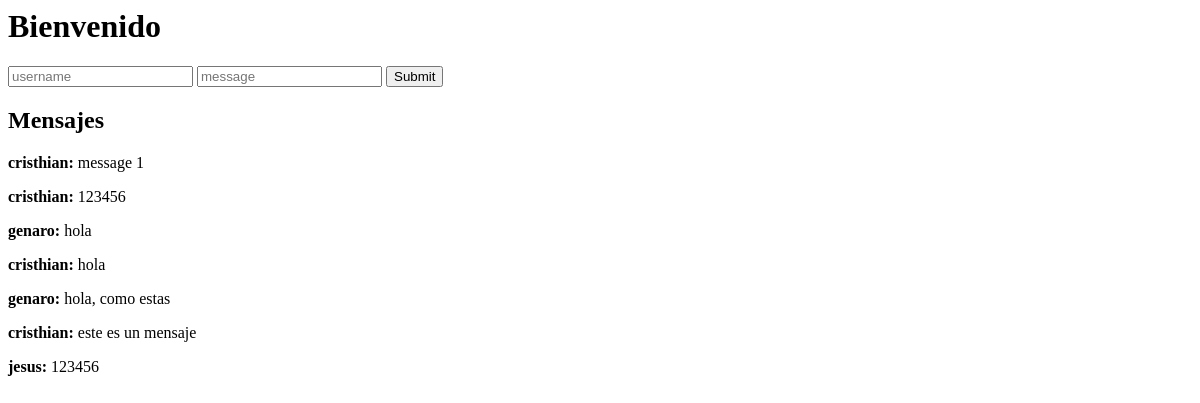
Before: / with the older database file.
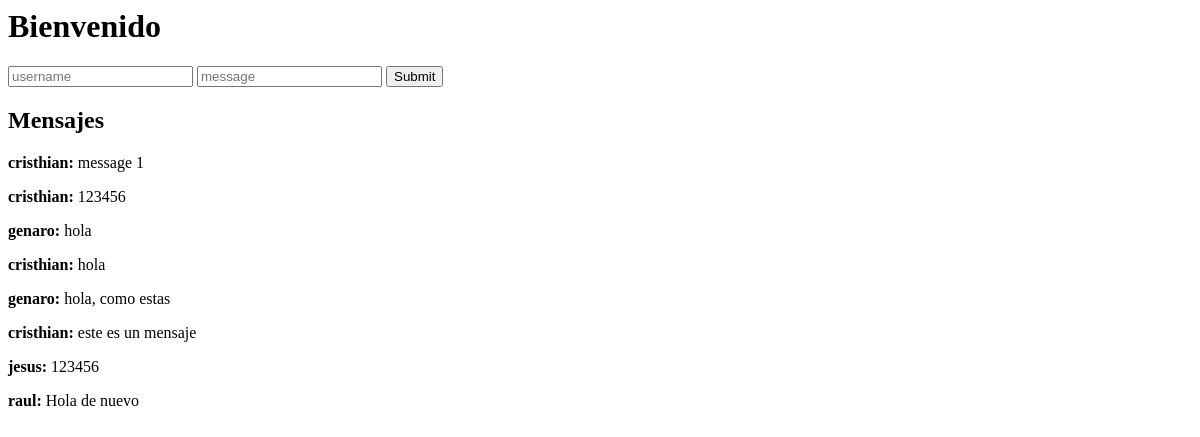
After: the same page with the newer database file.
### main.py (models this page shows, shortened)
class Message(db.Model):
    id = db.Column(db.Integer, primary_key=True, autoincrement=True)
    username = db.Column(db.String(150), nullable=False)
    message = db.Column(db.Text, nullable=False)
    created_at = db.Column(db.DateTime(timezone=True), server_default=func.now())

### main.py (the view)
@app.route("/")
def home():
    messages_data = Message.query.all()
    messages_results = messages_schema.dump(messages_data)
    return render_template("home.html", messages=messages_results)

### templates/home.html (shortened to what this page needs)
<html>
    <head>
    </head>
    <body>
        <h1>Bienvenido</h1>
        <form action="" method="POST" id="form">
            <input type="text" name="username" id="username" placeholder="username" />
            <input type="text" name="message" id="message" placeholder="message" />
            <input type="submit" />
        </form>
        <h2>Mensajes</h2>
        <div id="messages">
           {% for message in messages %}
           <p><b>{{ message.username }}:</b> {{ message.message }}</p>
           {% endfor %}
        </div>
    </body>
</html>

Changed rows visible on the page:
added Message: username "raul", message "Hola de nuevo"
